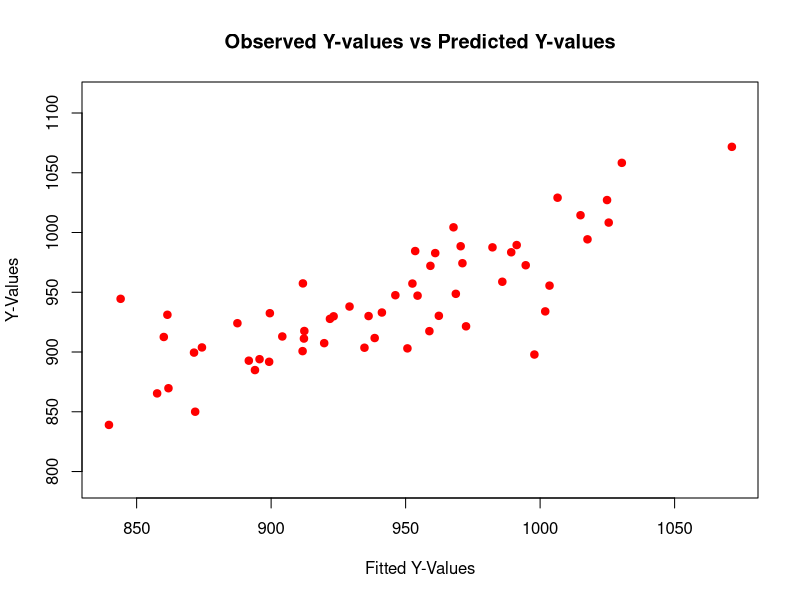
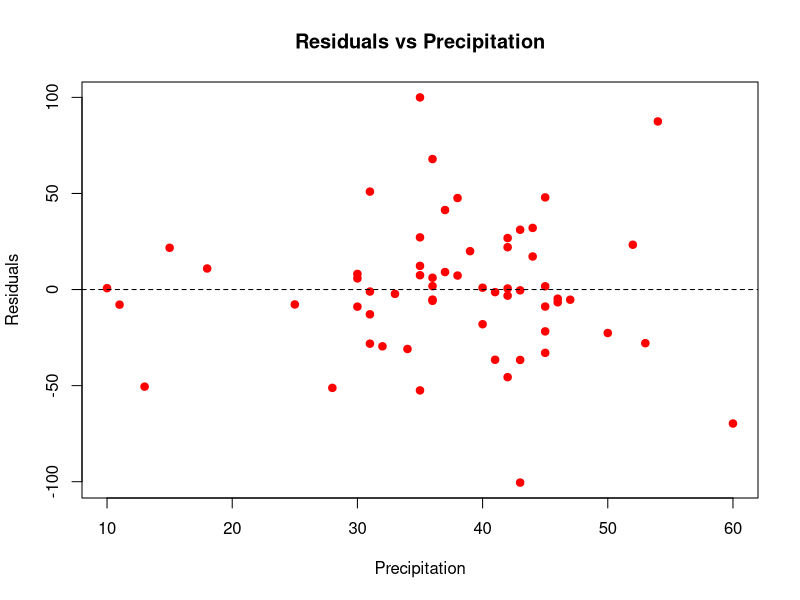
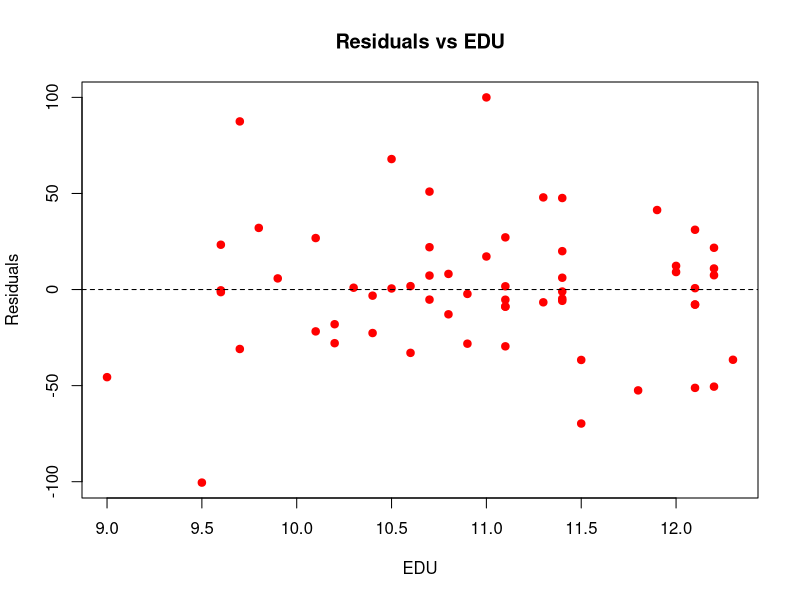
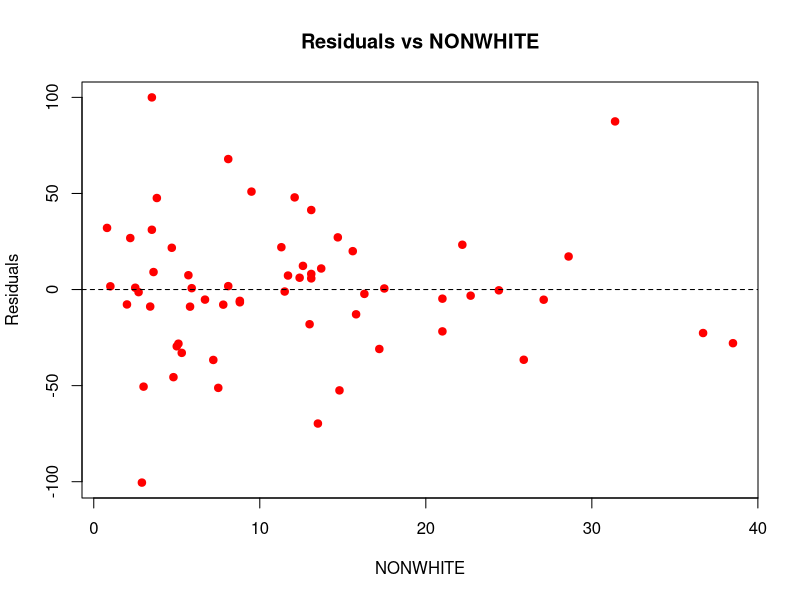
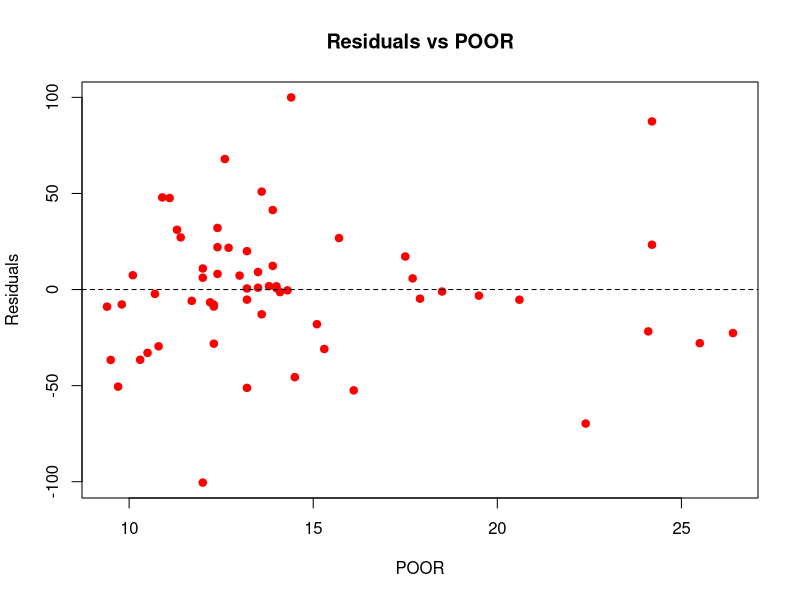
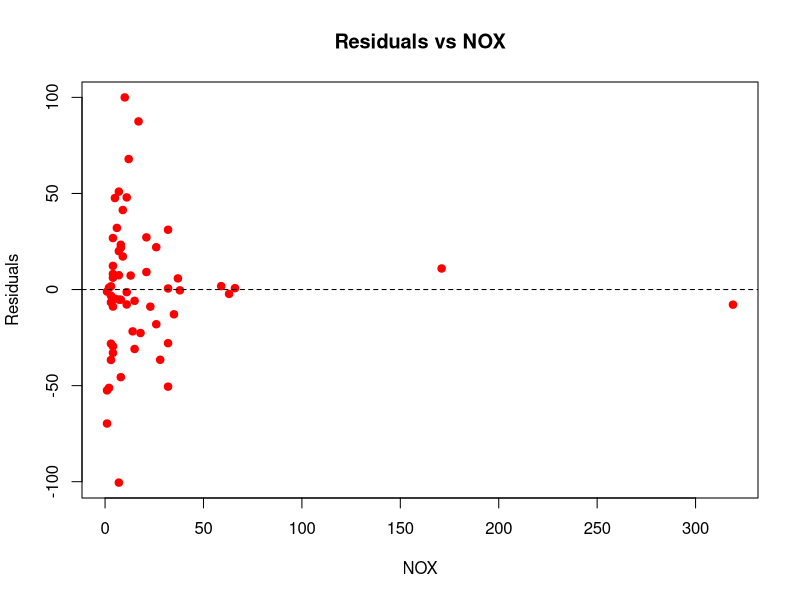
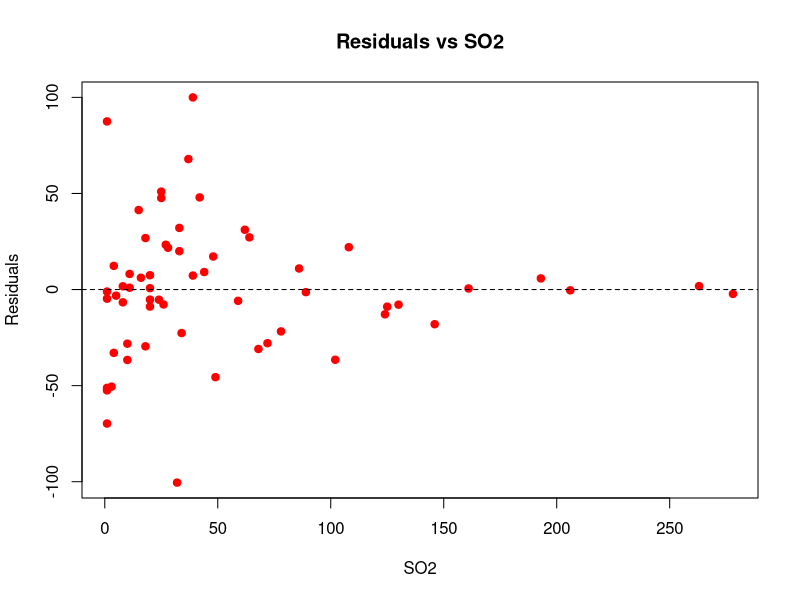
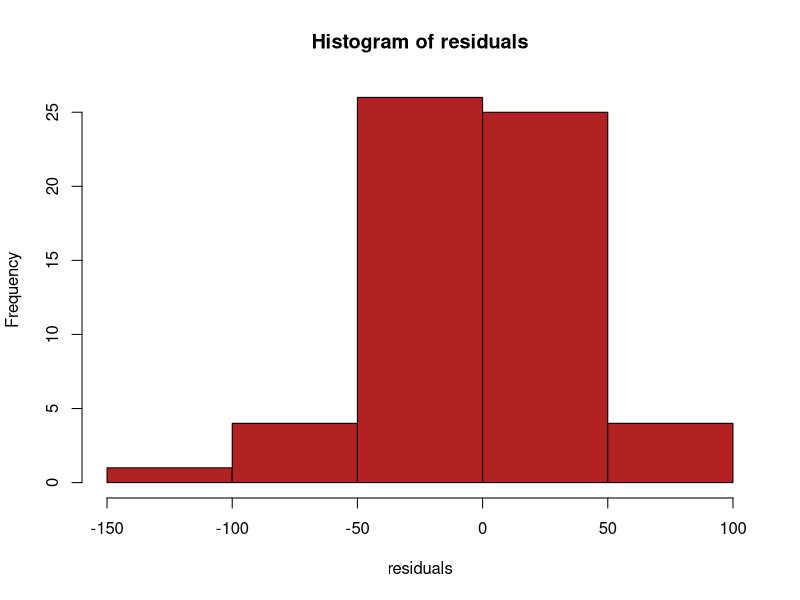

The R script that drew these images, in order:
# NOTE: TO RUN THIS, HAVE THE .csv AND THIS FILE IN THE SAME DIRECTORY THAT IS YOUR CURRENT R WORKING DIRECTORY


# ANOTHER NOTE. A GOAL OF THIS PROJECT IS TO SEE IF WE CAN RELATE POLLUTION TO MORTAILITY.

# CODE FOR PART ONE

# Function to check the correlation within a matrix. This code will be used again later.

Check_Correlation_Matrix <- function(collinearity_restriction= 0, correlation_mat) {
  
  dimension_names <- dimnames(correlation_mat)
  
  # iterate rows and columns in matrix
  used_already <- 0 # placeholder
  for (i in 2:length(dimension_names[[1]])) {
    for (j in 2:length(dimension_names[[1]])) {
      
      # diagonals do not count
      if (i != j) {
        if (abs(correlation_mat[i,j]) >= collinearity_restriction) {
          
          # if we already pointed this value out, skip it
          if (sum(used_already == correlation_mat[i,j]) >= 1) {
            next
          }
          
          # add corr to list used already
          used_already <- c(used_already, correlation_mat[i,j])
          
          cat("Variables: ", dimension_names[[1]][i], " and " , dimension_names[[1]][j], 
              "have a correlation of : ", correlation_mat[i,j], "\n")
        }
      }
    }
  }
}


# ADD PORTION BELOW TO THE APPENDIX

# import and filter data
dat <- read.table("mortality.csv", header = TRUE, sep = ",")
cities <- dat[,8]
dat_no_city <- dat[,1:7]

# Produces matrix plot of the data
# plot(dat_no_city)

# END OF PORTION TO INCLUDE



# produce and check correlation matrix 

correlation_mat <- cor(dat_no_city) # INCLUDE THIS PART IN APPENDIX

#Check_Correlation_Matrix(0, correlation_mat) # NOT THIS PART

# Produce a simple, linear fit object of our current data
first_fit <- lm(dat_no_city$MORTALITY ~ ., data = dat_no_city)
anova_values <- anova(first_fit)

# TYPE: anova_values

param_estimates <- first_fit$coefficients
# TYPE: param_estimates in the console to get our parameter estimates. We have 7 betas, 0-6, 0 being our intercept.
# FOR ESTIMATIONS OF STANDARD ERROR PER COEFFICIENT, TYPE summary(linear_fit) IN THE CONSOLE


# PART 2
# Note: Y-axis variable vs. x-axis variable
# Observed vs predicted
# Y values vs fitted Y values

# INCLUDE CODE HERE
plot(dat_no_city$MORTALITY, first_fit$fitted.values, xlab = 'Fitted Y-Values', ylab = 'Y-Values', col = 'red',
     pch = 19, main = 'Observed Y-values vs Predicted Y-values',
     xlim = c(min(first_fit$fitted.values), max(first_fit$fitted.values)), 
     ylim = c(min(dat_no_city$MORTALITY), max(dat_no_city$MORTALITY)))

# INTERPRETATION HERE: If our model was perfect, the line created here would create a perfect one to one line.
# This is not the case. This graph brings to light the downfall of our basic model, where we are predicting
# both greater than and less than actual Y values.


# plotting the residuals against the independent variables
# get the residuals
residuals <- first_fit$residuals

# To get the indep data, just call dat_no_city[,n], where n is the column of the data,
PRECIP <- dat_no_city[,1]
EDU <- dat_no_city[,2]
NONWHITE <- dat_no_city[,3]
POOR <- dat_no_city[,4]
NOX <- dat_no_city[,5]
SO2 <- dat_no_city[,6]


# FOR PRECIP:

# Residuals on the y-axis, independent value on the x-axis
plot(PRECIP, residuals, xlab = 'Precipitation', ylab = 'Residuals', col = 'red',
     pch = 19, main = 'Residuals vs Precipitation', xlim = c(min(PRECIP), max(PRECIP)),
     ylim = c(min(residuals), max(residuals)))

# draw line through origin
abline(0, 0, lty = 2)

# INTERPRETATION: A good Residuals vs independent plot will present variation along the line y = 0 and will
# lack any extremes away from the origin. In our case, a couple outliers may be present in precipitation

# FOR EDU:

# Residuals on the y-axis, independent value on the x-axis
plot(EDU, residuals, xlab = 'EDU', ylab = 'Residuals', col = 'red',
     pch = 19, main = 'Residuals vs EDU', xlim = c(min(EDU), max(EDU)),
     ylim = c(min(residuals), max(residuals)))

# draw line through origin
abline(0, 0, lty = 2)

# INTERPRETATION: The residuals vs EDU show a better spread, where only a few outliers may be present
# unlike PRECIP's plot.


# FOR NONWHITE:

# Residuals on the y-axis, independent value on the x-axis
plot(NONWHITE, residuals, xlab = 'NONWHITE', ylab = 'Residuals', col = 'red',
     pch = 19, main = 'Residuals vs NONWHITE', xlim = c(min(NONWHITE), max(NONWHITE)),
     ylim = c(min(residuals), max(residuals)))

# draw line through origin
abline(0, 0, lty = 2)

# INTERPRETATION: Here, I feel as if it is important to keep track of our units. In this case, we're dealing
# with the percentage of the population that is nonwhite in 1960. Since our statistical data varies per city,
# it is worth noting that some cities may have significantly greater non-white populations than other cities.
# This is a strong indication of a problem with our current model that will need to be accounted for.
# A greater amount of outliers may exist in this data that may need to be tuned.


# FOR POOR:

# Residuals on the y-axis, independent value on the x-axis
plot(POOR, residuals, xlab = 'POOR', ylab = 'Residuals', col = 'red',
     pch = 19, main = 'Residuals vs POOR', xlim = c(min(POOR), max(POOR)),
     ylim = c(min(residuals), max(residuals)))

# draw line through origin
abline(0, 0, lty = 2)

# INTERPRETATION: POOR, as defined by our data pertains to the percentage of households with annual
# income under $3000 dollars in 1960. Outliers and the spread presented here seem to follow a similar pattern to
# NONWHITE. This further agrees with our suspicion that NONWHITE and POOR present a problem of collinearity,
# with a correlation of .704. As such, we may either need to transform or remove one of the variables.


# FOR NOX:

# Residuals on the y-axis, independent value on the x-axis
plot(NOX, residuals, xlab = 'NOX', ylab = 'Residuals', col = 'red',
     pch = 19, main = 'Residuals vs NOX', xlim = c(min(NOX), max(NOX)),
     ylim = c(min(residuals), max(residuals)))

# draw line through origin
abline(0, 0, lty = 2)

# INTERPRETATION: First impressions of this plot is that it contains severe outliers. A transformation may be necessary
# to fix this data set.

# FOR SO2:

# Residuals on the y-axis, independent value on the x-axis
plot(SO2, residuals, xlab = 'SO2', ylab = 'Residuals', col = 'red',
     pch = 19, main = 'Residuals vs SO2', xlim = c(min(SO2), max(SO2)),
     ylim = c(min(residuals), max(residuals)))

# draw line through origin
abline(0, 0, lty = 2)

# INTERPRETATION: This plot has severe outliers as well. The only difference is that the initial spread of data
# that is not outliers is significantly more spread.

# NEXT: Histogram of the residuals
hist(residuals, col = 'firebrick')

# INTERPRETATION: The histogram of the residuals does not look roughly normal. There seems to be a pile up
# of data along the origin, with a smaller than what could be considered for normal, spread.

# Normal Probability Plot Of Residuals

qqnorm(residuals, col = 'firebrick', pch = 19, main = 'Normal probability plot of residuals')
qqline(residuals)

# WORK ON THIS INTERPRETATION

# Interpretation: There are multiple depatures from the straight line, but its form is mostly linear, except for
# extremes. In the middle, points do not adhere to the line either
# There seems to be too much variation in our current model. Most notable is the suspicion that checking
# the histogram made apparent. Here, we see that there is less data near extremes and more situated in the middle.
# This further proves that we may have outliers or may necessitate the transforming or dropping of a variable

# GO BACK TO THIS AND THE HIST B4, I THINK THIS IS AN ISSUE WITH ERROR INSTEAD.

